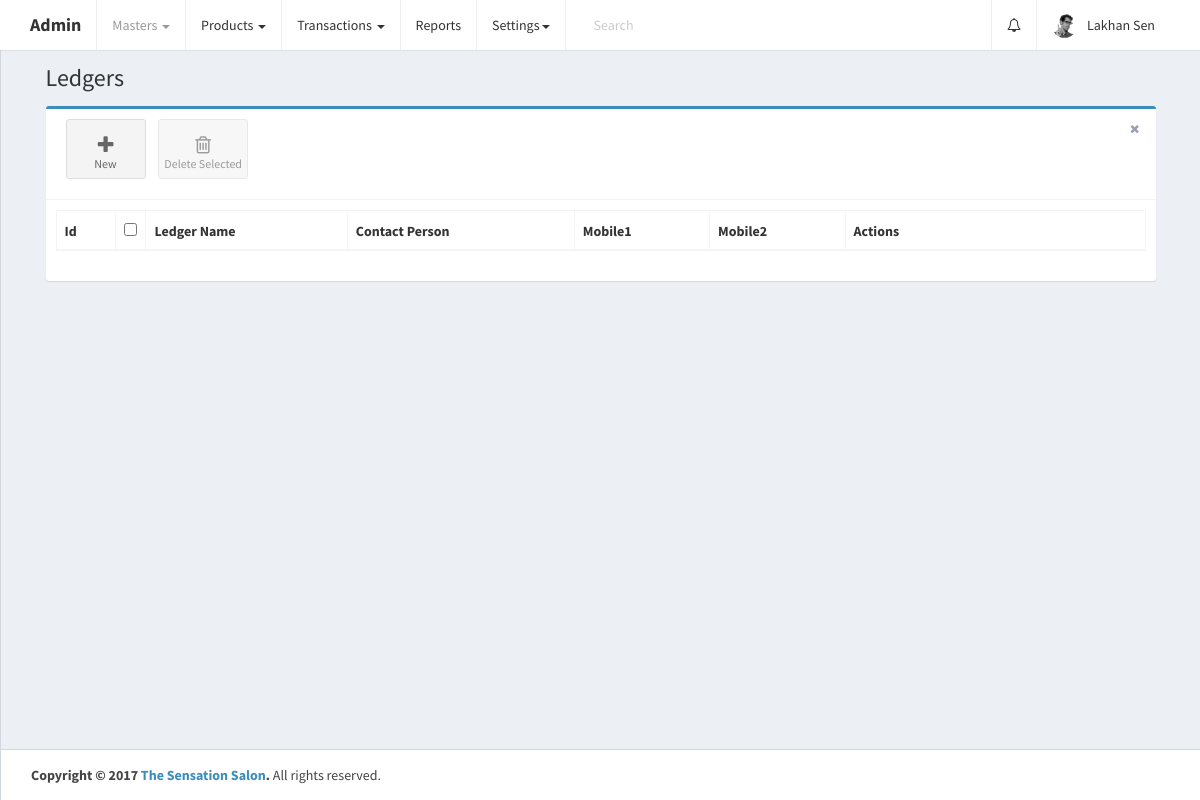
Page /home.php?controller=account&action=getacs (signed in) on the earlier database version.
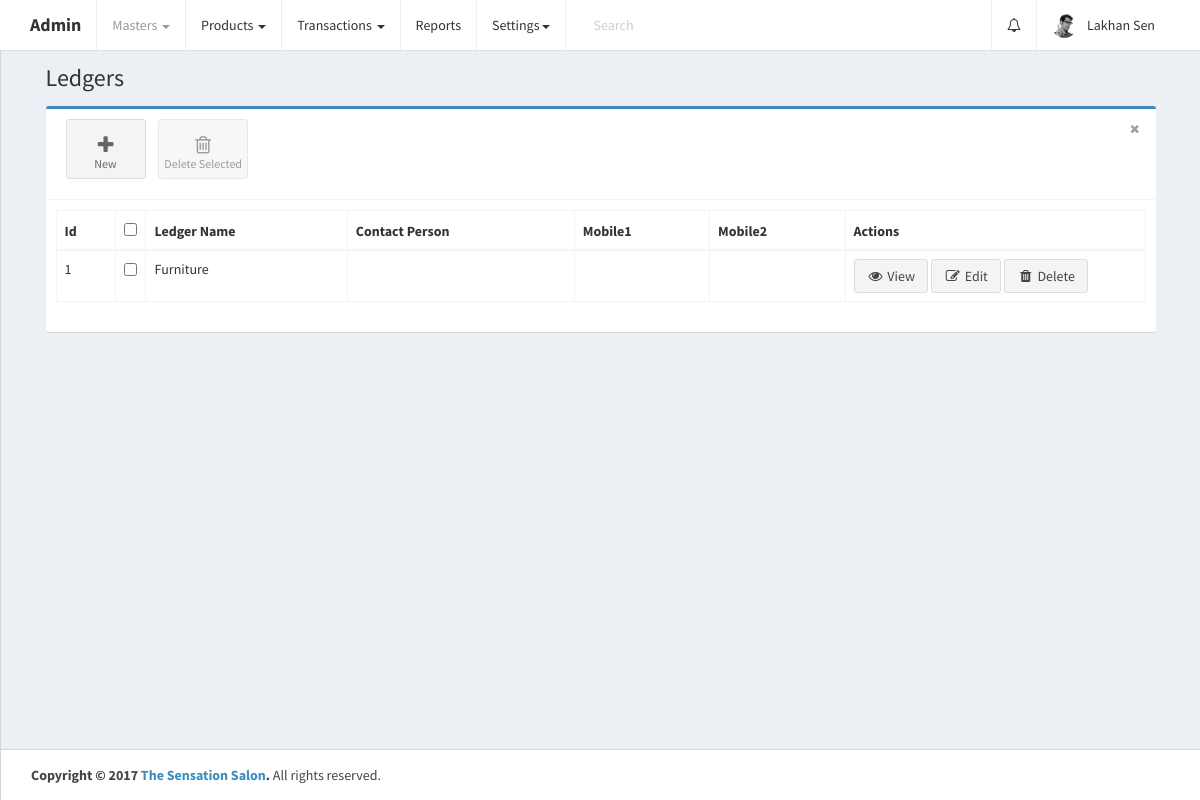
Same page on the later database version.
### tables this page shows
CREATE TABLE `accounts` (
  `id` int(11) UNSIGNED NOT NULL,
  `name` varchar(50) NOT NULL,
  `account_no` varchar(255) DEFAULT NULL,
  `account_group_id` int(11) DEFAULT NULL,
  `opening_type` varchar(255) DEFAULT NULL,
  `opening_amount` varchar(255) DEFAULT NULL,
  `contact_person` varchar(255) DEFAULT NULL,
  `address` text,
  `mobile1` varchar(255) DEFAULT NULL,
  `mobile2` varchar(255) DEFAULT NULL,
  `office_no` varchar(255) DEFAULT NULL,
  `email` varchar(255) DEFAULT NULL,
  `created_at` datetime NOT NULL DEFAULT CURRENT_TIMESTAMP,
  `updated_at` datetime NOT NULL DEFAULT CURRENT_TIMESTAMP ON UPDATE CURRENT_TIMESTAMP
);

### controllers/AccountController.php (called while the page is built, shortened)
<?php
class AccountController {
    public $accountobj;
    public function __construct() {
        require_once 'models/Account.php';
        $this->accountobj = new Account();
    }
    public function getacs() {
        $accounts_res = $this->accountobj->getacs();
        if ($accounts_res->num_rows > 0) {
            while ($account = $accounts_res->fetch_assoc()) {
                $account['name'] = ucwords($account['name']);
                $accounts[] = $account;
            }
        }
        require_once APP_DIR . '/views/layout.php';
    }
}
?>

### home.php (called while the page is built, shortened)
<?php
require_once 'config/database.php';
require_once 'config/routes.php';
?>

### models/Account.php (called while the page is built, shortened)
<?php
class Account {
    public $conn;
    public function __construct() {
        $db = new Database();
        $this->conn = $db->connect();
    }
    public function getacs() {
        $accounts = $this->conn->query('SELECT * FROM accounts ORDER BY id DESC');
        return $accounts;
    }
}
?>

### config/Database.php (called while the page is built)
<?php
class Database {
    public function connect() {
        $conn = new mysqli('localhost', 'root', '', 'thesensationbeautycentre');
        if ($conn->connect_error) {
            die("Connection failed: " . $conn->connect_error);
        } else {
            return $conn;
        }
    }
}
?>

### views/accounts.php (the view, shortened to what this page needs)
<link rel="stylesheet" href="public/plugins/datatables/dataTables.bootstrap.css">
<div class="row">
    <div class="col-xs-12">
        <div class="box box-primary">
            <div class="box-header with-border">
                <a class="btn btn-app" href="?controller=account&action=addaccount">
                    <i class="fa fa-plus"></i> New
                </a>
                <button class="btn btn-app" id="delete_selected">
                    <i class="fa fa-trash-o"></i> Delete Selected
                </button>
                <div class="box-tools pull-right">
                    <button type="button" class="btn btn-box-tool" data-widget="remove"><i class="fa fa-times"></i></button>
                </div>
            </div>
            <div class="box-body">
                <div class="table-responsive">
                    <table id="accounts_table" class="table table-bordered table-hover" role="grid" aria-describedby="accounts_table_info">
                        <thead>
                            <tr>
                                <th>Id</th>
                                <th data-orderable="false" width="20px">
                                    <input type="checkbox" class="select-all">
                                </th>
                                <th>Ledger Name</th>
                                <th>Contact Person</th>
                                <th>Mobile1</th>
                                <th>Mobile2</th>
                                <th data-orderable="false" width="300px">Actions</th>
                            </tr>
                        </thead>
                        <?php
                        if (isset($accounts)) {
                            if (count($accounts) > 0) {
                                ?>
                                <tbody>
                                    <?php
                                    foreach ($accounts as $account) {
                                        ?>
                                        <tr id="tr_<?php echo $account['id']; ?>">
                                            <td><?php echo $account['id']; ?></td>
                                            <td><input type="checkbox" name="select_accounts[]" data-id="<?php echo $account['id']; ?>"></td>
                                            <td><?php echo ucwords($account['name']); ?></td>
                                            <td><?php echo ucwords($account['contact_person']); ?></td>
                                            <td><?php echo $account['mobile1']; ?></td>
                                            <td><?php echo $account['mobile2']; ?></td>
                                            <td>
                                                <a href="" class="view btn btn-default" data-id="<?php echo $account['id']; ?>"><i class="fa fa-fw fa-eye"></i> View</a>
                                                <a href="?controller=account&action=updateac&id=<?php echo $account['id']; ?>" class="btn btn-default"><i class="fa fa-fw fa-pencil-square-o"></i> Edit</a>
                                                <a href="" class="delete btn btn-default" data-id="<?php echo $account['id']; ?>"><i class="fa fa-fw fa-trash"></i> Delete</a>
                                            </td>
                                        </tr>
                                        <?php
                                    }
                                    ?>
                                </tbody>
                                <?php
                            }
                        }
                        ?>
                    </table>
                </div>
            </div>
        </div>
    </div>
</div>

Differences in the rows shown:
added accounts: id "1", name "Furniture"
